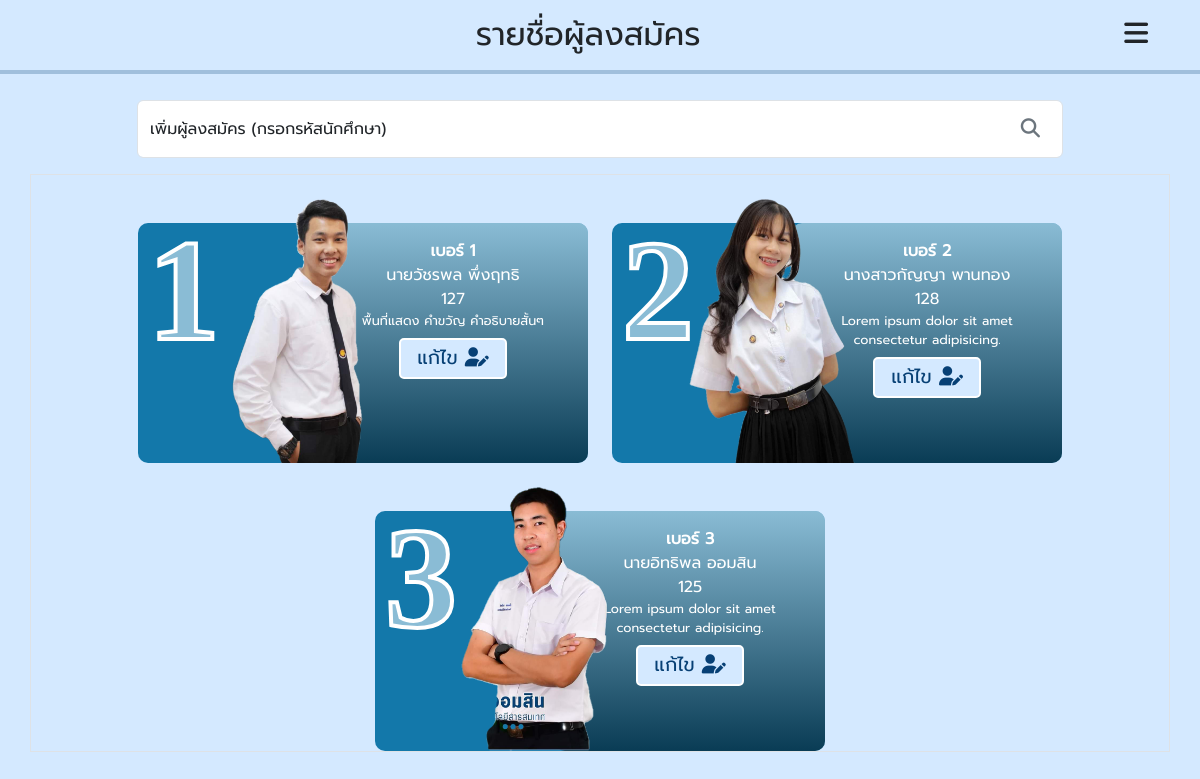
/admin/candidate.php (signed in), run on the app's committed database.
### tables this page shows
CREATE TABLE `candidate` (
  `number` int(11) NOT NULL,
  `std_name` varchar(55) NOT NULL,
  `std_code` varchar(55) NOT NULL,
  `std_img` varchar(55) NOT NULL,
  `slogan` varchar(255) NOT NULL,
  `point` int(11) NOT NULL DEFAULT 0
);

### admin/candidate.php (the view, shortened to what this page needs)
<!DOCTYPE html>
<html lang="en">
<head>
    <link rel="stylesheet" href="https://cdnjs.cloudflare.com/ajax/libs/font-awesome/6.4.2/css/all.min.css"/>
    <link href="https://cdn.jsdelivr.net/npm/bootstrap@5.3.3/dist/css/bootstrap.min.css" rel="stylesheet">
    <link rel="stylesheet" href="../style.css">
</head>
<body class="vote-bg" style="overflow: hidden;">
    <?php
        include_once 'side_bar.php';
    ?>
    <div class="scroll"  style="max-height: 88svh !important; padding-top: 1.6rem;">
        <div class="container pb-5 mb-5 " >
            <div class="row justify-content-center">
                <div class="col-md-10">
                    <form action="add_candidate.php" method="get">
                        <div class="form-floating mb-3">
                            <input type="text" class="form-control" placeholder="" name="std_code">
                            <label for="std_code">เพิ่มผู้ลงสมัคร (กรอกรหัสนักศึกษา)</label>
                            <button type="submit" class="eye-icon p-2">
                                <i class="fa-solid fa-magnifying-glass"></i>
                            </button>
                        </div>
                    </form>
                </div>
            </div>
            <div class="row justify-content-center border ">
                <?php
                    $select = mysqli_query($conn, "SELECT * FROM `candidate` ");
                    while($row = mysqli_fetch_array($select)){
                ?>
                    <div class="col-lg-5 col-md-6 col-12 mt-5 ">
                        <div class="candidate-box">
                            <span class="vote-number"><?php echo $row['number'] ?></span>
                            <div class="candidate-img">
                                <img src="../upload/<?php echo $row['std_img'] ?>" alt="">
                            </div>
                            <div class="candidate-detail">
                                <p class="can-num">เบอร์ <?php echo $row['number'] ?></p>
                                <p class="can-name">
                                    <?php echo $row['std_name'] ?><br>
                                    <?php echo $row['std_code'] ?><br>
                                </p>
                                <p class="can-slogan"><?php echo $row['slogan'] ?></p>
                                <a href="edit_candidate.php?std_code=<?php echo $row['std_code'] ?>" class="button px-3 py-1 mt-2">แก้ไข <i class="fa-solid fa-user-pen"></i></a>
                            </div>
                        </div>
                    </div>
                <?php } ?>
            </div>
        </div>
    </div>
</body>
</html>

### style.css (style rules this page uses)
:root { --first: #e7f3ff; --seccon: #1378aa; --third: #3f99ea; --fourth: #074075; --diferent: #ec73ab; --btn: #D4E9FF; --btn-hover: #aad1fc; --btn-dis: #80c0fc; }
* { font-family: "Prompt-Regular"; padding: 0; margin: 0; box-sizing: border-box !important; }
.button { display: inline-block; border-radius: 5px; padding: .5rem .9rem; margin: .1rem; border: 2px solid white; background-color: var(--btn); color: var(--fourth); transition: all .3s; font-size: 1.2rem; text-decoration: none; }
.scroll { overflow-y: auto; }
label::after { background-color: transparent !important; }
.eye-icon { all: unset; position: absolute; top: 50%; right: 15px; transform: translateY(-50%); cursor: pointer; font-size: 1.2rem; color: #6c757d; }
.vote-bg { background: var(--btn); }
.vote-number { position: absolute; font-family: "Noto"; top: -40px; left: 10px; color: #ffffff81; -webkit-text-stroke: 4px white; font-size: 9rem !important; font-weight: bold; z-index: 2; }
.candidate-box { display: block; text-decoration: none; color: white; aspect-ratio: 2/1; width: 100%; height: 15rem; background: var(--seccon); border-radius: 10px; position: relative; transition: all .5s !important; }
.candidate-img { height: 100% !important; overflow: visible; display: flex; justify-content: center; align-items: end; }
.candidate-img img { height: 110%; object-fit: cover; object-position: top; transition: all .5s; z-index: 1; transform: translateX(-4.1rem); }
.candidate-detail { position: absolute; top: 0; right: 0; background-image: linear-gradient(to top, rgba(0, 0, 0, 0.5), rgba(255, 255, 255, 0.5)); border-radius: 10px; width: 60%; height: 100%; text-align: center; padding: 1rem; z-index: 0; }
.candidate-detail * { margin: 0; }
.candidate-detail .can-num { font-weight: bold; }
.candidate-detail .can-slogan { font-size: .8rem; }

### data on the page
candidate: number "1", std_img (picture), std_name "นายวัชรพล พึ่งฤทธิ", std_code "127", slogan "พื้นที่แสดง คำขวัญ คำอธิบายสั้นๆ"
candidate: number "2", std_img (picture), std_name "นางสาวกัญญา พานทอง", std_code "128", slogan "Lorem ipsum dolor sit amet consectetur adipisicing."
candidate: number "3", std_img (picture), std_name "นายอิทธิพล ออมสิน", std_code "125", slogan "Lorem ipsum dolor sit amet consectetur adipisicing."

### other printed values
$page "รายชื่อผู้ลงสมัคร"
